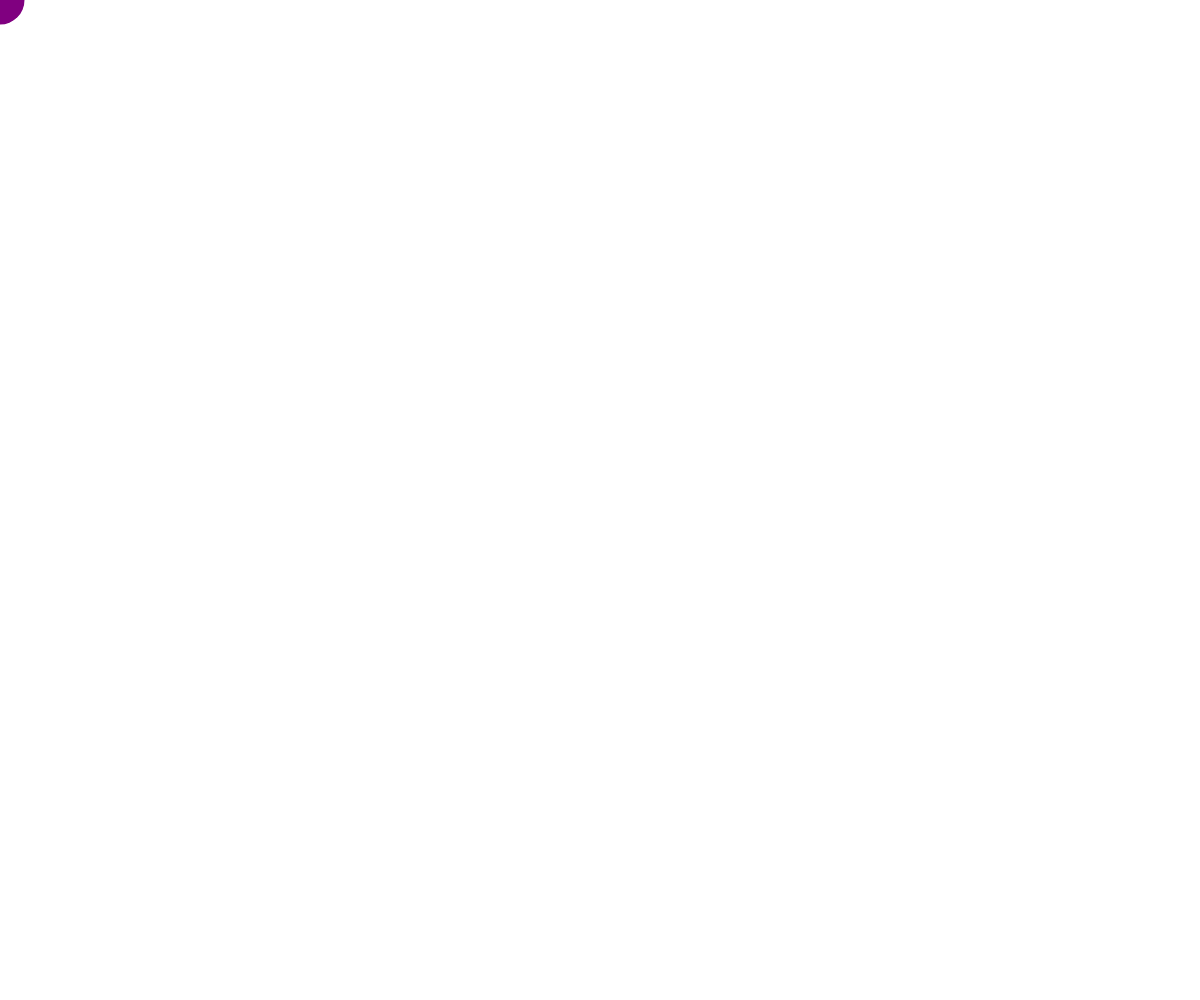
Frame 1 (no input)
Frame 60 (no input): identical to frame 1, image omitted
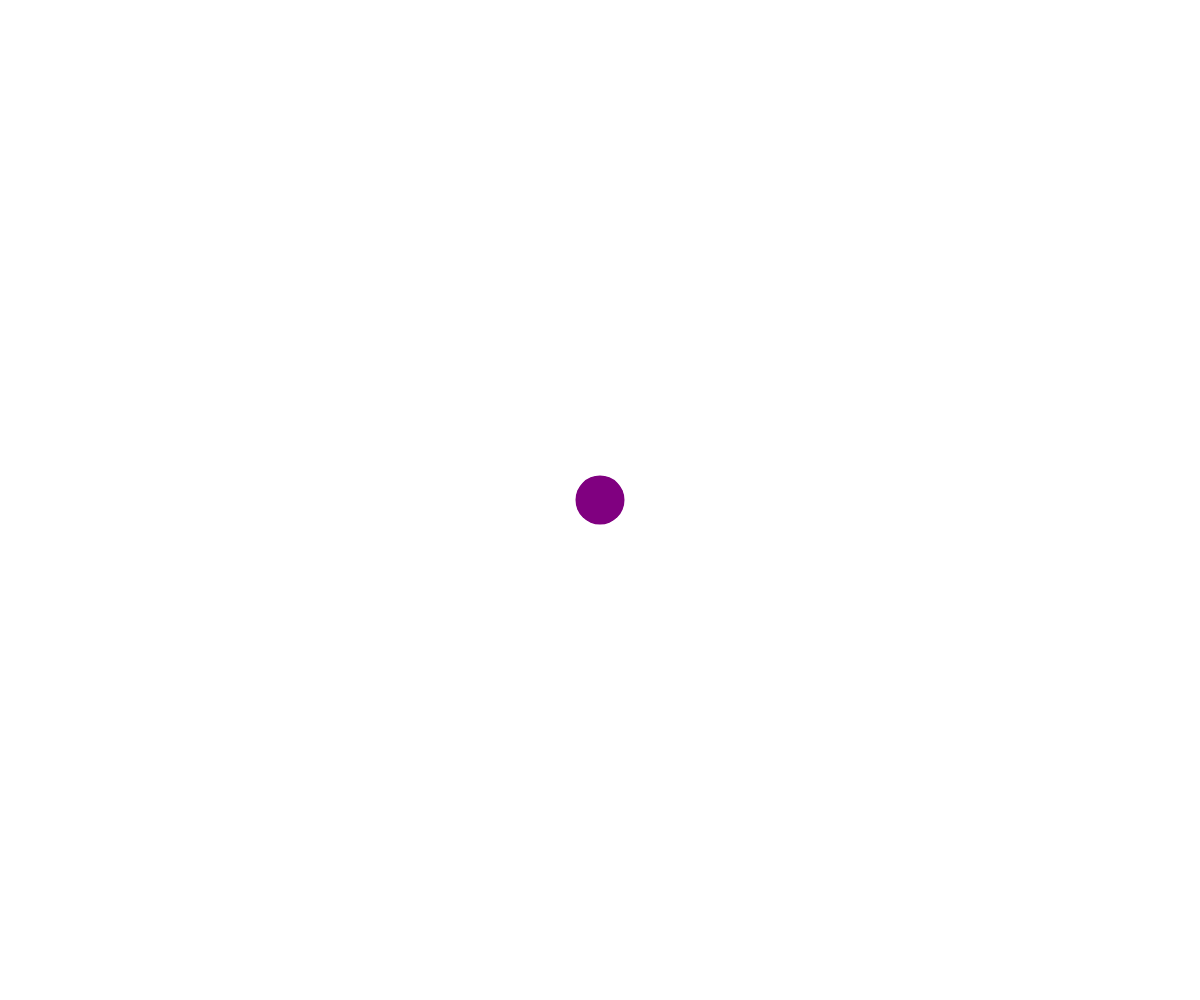
Frame 120 (the mouse pressed at the canvas centre since frame 60)

The p5.js sketch that drew these frames (run headless with seeded random() and noise() and a simulated clock; from frame 60 on, the mouse is pressed at the canvas centre):

// p5.js sketch
// ── sketch.js
// este exercício faz bolinha a deslocar-se quando mexemos com o rato
var posX = [];
var posY = [];
var numCirculos;


function setup() 
{
  createCanvas (windowWidth, windowHeight);

  numCirculos = 50;

  for(var i=0; i<numCirculos; i++)
  {
    //percorre do 0 ao 50, percorre  posição inicial com as coordenadas do mouse
  posX [i] = mouseX;
  posY [i] = mouseY;
  }
  noStroke();
}

// as 50 posições vão ter mouseX(é o nosso 49) e i++ serve para ir de 1 em 1

function draw() 
{
  background(255);
//percorre os arreis  nas suas posições
  posX [posX.length-1] = mouseX;
  posY [posY.length-1] = mouseY;

  
  for(var i=0; i<numCirculos-1; i++)
  {
  posX [i] = posX [i+1];
  //aqui estão todas as posições do X
  posY [i] = posY [i+1];
  //aqui estão todas as posições do Y
  }
  
  for (var i=0; i < numCirculos; i++)
  {

  fill (map(i, 0, posX.length-1, 255, 0));
  fill(128,0,128);
  ellipse( posX [i], posY [i] , i, i);
  //o i quere dizer que o tamanho vai de 0 a 50
  }
}


function windowResized() 
{
  resizeCanvas (windowWidth, windowHeight);
}
